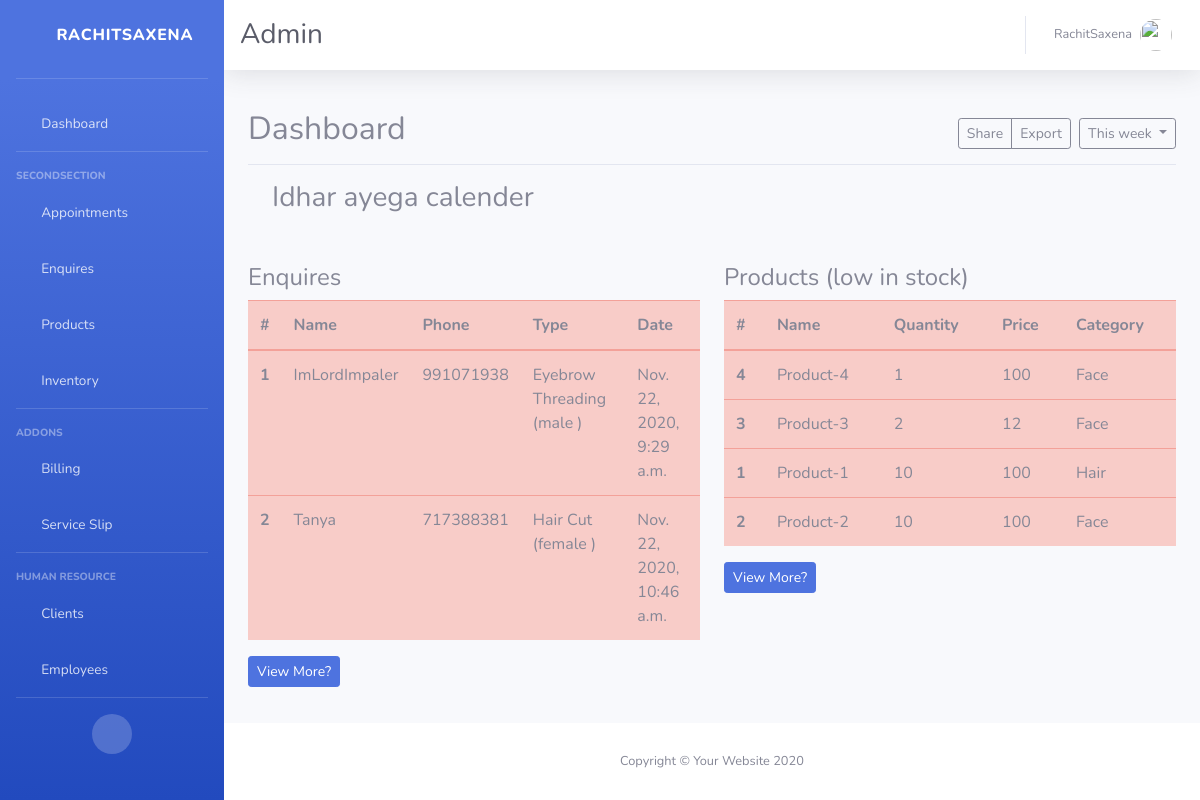
The page /old/dashboard (signed in) on the database as committed earlier.
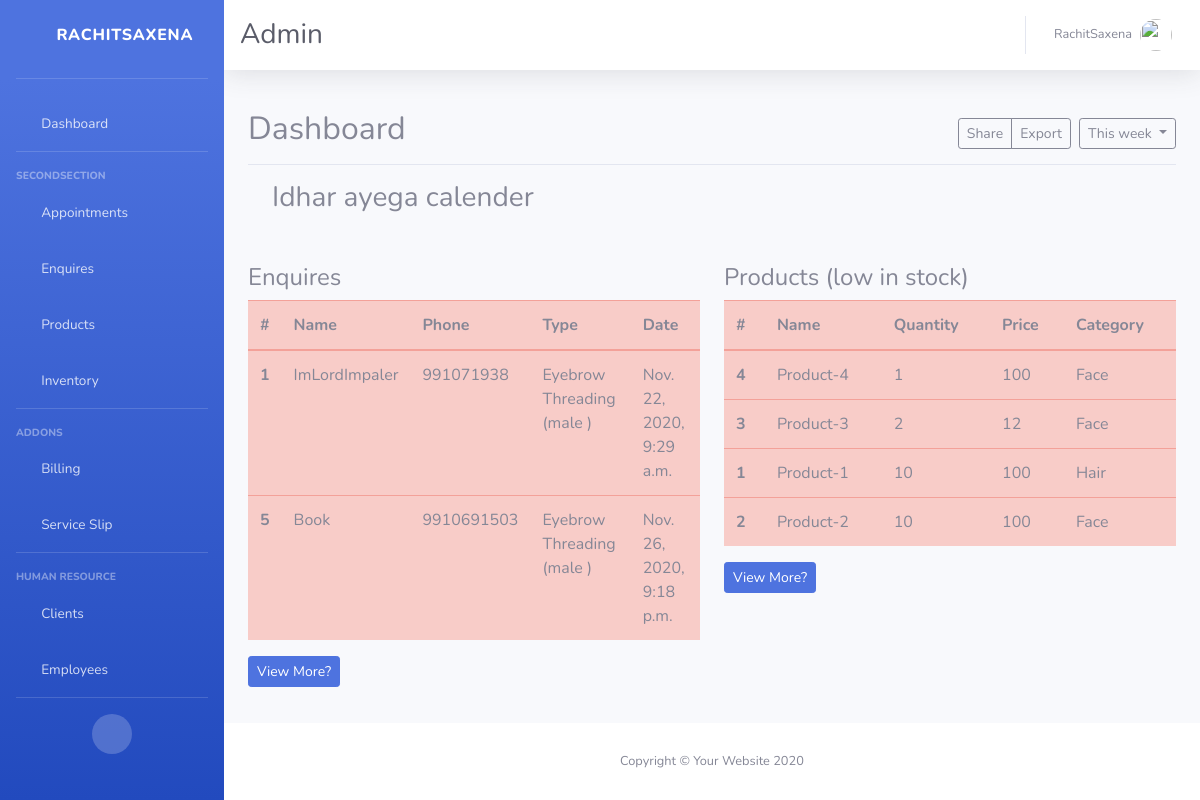
The same page on the database as committed later.
### basic/models.py (models this page shows, shortened)
class Enquiry(models.Model):
    name = models.CharField(max_length=100 , null=True  , blank=True)
    phone = models.CharField(max_length=100 , null=True  , blank=True)
    service = models.ForeignKey(Service , on_delete=models.CASCADE)
    date = models.DateTimeField(auto_now_add=True)
    responseType = models.CharField(null=True , blank=True , max_length=100)
    response = models.CharField(max_length= 10 , choices=ENQUIRY_TYPE , default='cold')

class Service(models.Model):
    name = models.CharField(max_length=100 , null=True ,blank=True)
    price = models.IntegerField(default=0)
    duration = models.IntegerField(default=0)
    mprice = models.IntegerField(default=0)
    gender = models.CharField(max_length=10 , choices=GENDER_TYPES , default='others')
    def __str__(self):
        return (self.name + ' (' + self.gender + ' )')

class Product(models.Model):
    name = models.CharField(max_length=100 ,null=True , blank=True )
    bprice = models.IntegerField(default=0 , null=True  , blank=True)
    sprice = models.IntegerField(default=0 , null= True , blank=True)
    category = models.ForeignKey(Category , on_delete= models.CASCADE)
    quantity = models.IntegerField(default=10)
    img = models.ImageField(null=True , blank=True)
    date = models.DateTimeField(auto_now_add=True)

class Category(models.Model):
    name = models.CharField(max_length=100 , null=True , blank=True)
    service = models.ForeignKey(Service , on_delete= models.CASCADE)
    def __str__(self):
        return self.name

### basic/views.py (the view)
# urls.py: path('dashboard' , views.home , name='dashboard'),
@login_required(login_url='loginPage')
def home(request):
    enq = Enquiry.objects.all()
    pro = Product.objects.all().order_by('quantity')
    params = {
        'enq': enq ,
        'pro' : pro
    }
    return render(request , 'basic/dashboard.html' , params)

### basic/templates/basic/dashboard.html (shortened to what this page needs)
{% extends 'basic/base.html' %}
{% block content %}
      <div class="d-flex justify-content-between flex-wrap flex-md-nowrap align-items-center pt-3 pb-2 mb-3 border-bottom">
        <h1 class="h2">Dashboard</h1>
        <div class="btn-toolbar mb-2 mb-md-0">
          <div class="btn-group mr-2">
            <button type="button" class="btn btn-sm btn-outline-secondary">Share</button>
            <button type="button" class="btn btn-sm btn-outline-secondary">Export</button>
          </div>
          <button type="button" class="btn btn-sm btn-outline-secondary dropdown-toggle">
            This week
          </button>
        </div>
      </div>
        <div class='container'>
        <h3> Idhar ayega calender </h3>
      </div>
        <div class='row mt-5'>
          <div class='col-sm-6'>
                <table class="table table-danger enquiryTable">
                  <h4>Enquires</h4>
                  <thead>
                    <tr>
                      <th scope="col">#</th>
                      <th scope="col">Name</th>
                      <th scope="col">Phone</th>
                      <th scope="col">Type</th>
                      <th scope="col">Date</th>
                    </tr>
                  </thead>
                  <tbody>
            {% for i in enq %}
                    <tr>
                      <th scope="row">{{i.id}}</th>
                      <td>{{i.name}}</td>
                      <td>{{i.phone}}</td>
                      <td>{{i.service}}</td>
                      <td>{{i.date}}</td>
                    </tr>
            {% endfor %}
                  </tbody>
                </table>
                  <a href = "{% url 'enquiry' %}" class='btn btn-sm btn-primary'>View More?</a>
          </div>
          <div class='col-sm-6'>
                <table class="table table-danger enquiryTable">
                  <h4>Products (low in stock)</h4>
                  <thead>
                    <tr>
                      <th scope="col">#</th>
                      <th scope="col">Name</th>
                      <th scope="col">Quantity</th>
                      <th scope="col">Price</th>
                      <th scope="col">Category</th>
                    </tr>
                  </thead>
                  <tbody>
                  {% for i in pro %}
                    <tr>
                      <th scope="row">{{i.id}}</th>
                      <td>{{i.name}}</td>
                      <td>{{i.quantity}}</td>
                      <td>{{i.bprice}}</td>
                      <td>{{i.category}}</td>
                    </tr>
                    {% endfor %}
                  </tbody>
                </table>
                <a href = "{% url 'product' %}" class='btn btn-sm btn-primary'>View More?</a>
          </div>
        </div>
{% endblock content %}

Rows that differ between the two databases and show on the page:
removed Enquiry: id "2", name "Tanya", phone "717388381", service "Hair Cut (female )", date "Nov. 22, 2020, 10:46 a.m."
added Enquiry: id "5", name "Book", phone "9910691503", service "Eyebrow Threading (male )", date "Nov. 26, 2020, 9:18 p.m."
